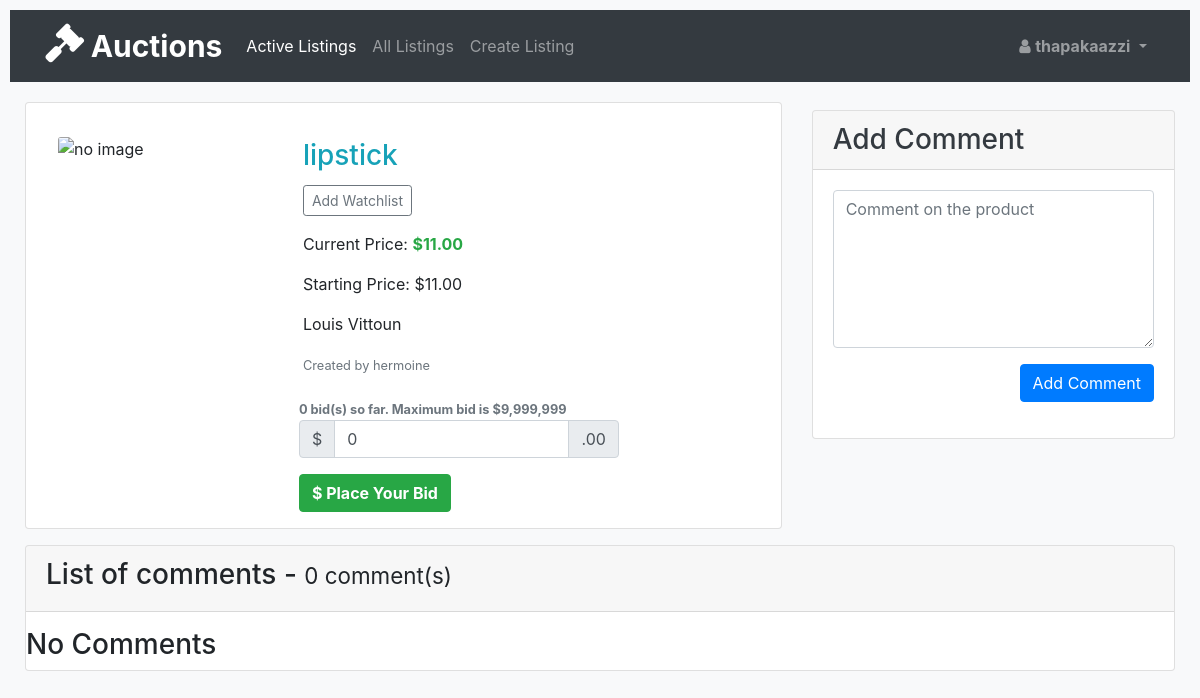
/listing/4 (signed in), run on the app's committed database.
### auctions/models.py (models this page shows, shortened)
class User(AbstractUser):
    pass

class AuctionListing(models.Model):
    owner=models.ForeignKey(User, on_delete=models.CASCADE, related_name="owned_items")
    name = models.CharField(max_length=70)
    description = models.CharField(max_length=900, default="")
    image= models.URLField(max_length=200, null=True, blank=True)
    starting_bid= models.DecimalField(max_digits=6, decimal_places=2)
    catagory = models.CharField(max_length=50, null=True)
    closed = models.BooleanField(default=False)
    def current_price(self):
        return max([bid.offered_value for bid in self.bids.all()]+[self.starting_bid])
    def no_of_bids(self):
        return len(self.bids.all())

### auctions/views.py (the view, shortened to what this page needs)
# urls.py: path('listing/<int:listing_id>', views.listing, name="listing"),
@login_required
def listing(request, listing_id):
    item = AuctionListing.objects.get(pk=listing_id)
    comment = Comment.objects.filter(listing=listing_id).all()
    watchlist = Watchlist.objects.filter(user=request.user, item=item).all()
    return render(request, "auctions/item.html", {
        'item': item,
        'comments': comment,
        'num': len(comment),
        'add_watchlist': False if watchlist else True,
        'bids_number':  item.no_of_bids,
        'close': True if item.owner==request.user else False
        })

### auctions/templates/auctions/item.html (shortened to what this page needs)
{% extends 'auctions/layout.html'%}
{% block body %}
<div class="container-fluid">
    <div class="row">
        <div class="col-lg-8 col-md-12">
            <div class="card p-3 m-3 w-100 mx-auto">
                <div class="row no-gutters">
                    <div class="col-md-4 col-sm-12 p-3">
                        <img src="{% if item.image %} {{ item.image }} {% else %}
                        https://sjkelectrical.com.my/img/default-image.jpg
                        {% endif %}" class="card-img" alt="{% if item.image%} {{ item.name }} {% else %} no image{%endif%}">
                    </div>
                    <div class="col-md-8">
                        <div class="card-body">
                        <h3 class="card-title text-info">{{item.name}}</h3>
                        <div class="btn-group mb-3">
                                    <form method="post" action="{%if add_watchlist %}{% url 'add-watchlist' item.id%} {%else%} {% url 'remove-watchlist' item.id%}{%endif%}">
                                        {% if add_watchlist %}
                                        <button type="submit" class="btn btn-sm btn-outline-secondary mr-3" name="add_watchlist" {%if item.closed%} disabled=""{%endif%}>Add Watchlist
                                        </button>
                                        {%else%}
                                        <button type="submit" class="btn btn-info btn-sm mr-3" name="remove_watchlist" {%if item.closed%} disabled=""{%endif%}>
                                            <i class="fa fa-eye fa-lg" aria-hidden="true"></i>
                                            <span>Remove Watchlist</span>
                                        </button>
                                        {%endif%}
                                    </form>
                        </div>
                            <p class="card-text">Current Price:
                            <span class="text-success ">
                                    <b>${{item.current_price}}</b>
                            </span>
                            </p><p class="card-text">Starting Price: ${{item.starting_bid}}</p>
                        <p class="card-text">{{item.description}}</p>
                        <p class="card-text"><small class="text-muted">Created by {{item.owner.username}}</small></p>
                        </div>
                            <form class="ml-3" method="post" action="" style="width: 20rem;">
                                    <small class="text-muted"><strong>{{bids_number}} bid(s) so far. Maximum bid is $9,999,999</strong></small>
                                    <div class="input-group mb-3">
                                        <div class="input-group-prepend">
                                        <label class="input-group-text" for="inputGroupSelect01">$</label>
                                        </div>
                                        <input type="number" name="bid" value="0" class="form-control" placeholder="Your Bid here." step="1" required="" id="id_bid">
                                        <div class="input-group-append">
                                            <label class="input-group-text" for="inputGroupSelect01">.00</label>
                                        </div>
                                    </div>
                                    <button type="submit" class="btn btn-success" name="bid_button" {%if item.closed%} disabled=""{%endif%}>
                                        <strong>$ Place Your Bid</strong>
                                    </button>
                            </form>
                    </div>
                </div>
            </div>
        </div>
        <div class="col-lg-4 col-md-12 my-4">
<div class="card">
    <div class="card-header">
    <h3 class="text-dark m-0">Add Comment</h3>
    </div>
    <div class="card-body">
        <div class="form-group">
            <form method="post"  autocomplete="off">
                    <div class="input-group mb-3">
                        <textarea name="comment" cols="40" rows="6" class="form-control" placeholder="Comment on the product" maxlength="400" required="" id="id_message"></textarea>
                    </div>
                    <div class="text-right">
                        <button type="submit" class="btn text btn-primary" name="comment_button" {%if item.closed%} disabled=""{%endif%}>Add Comment</button>
                    </div>
            </form>
        </div>
    </div>
</div>
</div>
    </div>
    <div class="row">
        <div class="col">
            <div class="card">
                <div class="card-header mb-3">
                    <h3 id="comments">List of comments - <small>{% if comments %} {{ num }}  {%else%} 0 {% endif %} comment(s)</small> </h3>
                </div>
                {% for comment in comments %}
                    <div class="card-body py-0">
                        <i class="fa fa-user-circle-o float-left pt-1 pr-1" aria-hidden="true"></i>
                        <h5 class="card-title">{{comment.author.username}} says:</h5>
                        <p class="card-text mb-0">{{ comment.content}}</p>
                        <p class="card-text mt-0"><small class="text-muted">Posted on {{comment.date}} </small></p>
                    </div> <hr>
                    {%empty%}
                        <h3>No Comments</h3>
                {%endfor%}
                </div>
            </div>
        </div>
    </div>
{% endblock %}

### auctions/templates/auctions/layout.html (shortened to what this page needs)
{% load static %}
<!DOCTYPE html>
<html lang="en">
    <head>
      <head>
        <link rel="stylesheet" href="https://stackpath.bootstrapcdn.com/bootstrap/4.5.0/css/bootstrap.min.css">
        <link rel="stylesheet" href="https://stackpath.bootstrapcdn.com/font-awesome/4.7.0/css/font-awesome.min.css">
        <link href="/static/auctions/styles.css" rel="stylesheet">
    </head>
        <link href="{% static 'auctions/styles.css' %}" rel="stylesheet">
    </head>
    <body class="bg-light">
        <nav class="mb-1 navbar navbar-expand-lg navbar-dark bg-dark">
            <div class="container">
              <a class="navbar-brand" href="/">
                <i class="fa fa-gavel fa-2x fa-flip-horizontal" aria-hidden="true"></i>
                <strong id="auctions" style="font-size: 30px">Auctions</strong>
              </a>
              <div class="collapse navbar-collapse" id="navbarSupportedContent-333">
                <ul class="navbar-nav ">
                  <li class="nav-item ">
                    <a class="nav-link active" href="/">Active Listings</a><span class="sr-only">(current)</span>
                  </li>
                  <li class="nav-item  ">
                    <a class="nav-link  " href="{% url 'all-listing' %}">All Listings</a>
                  </li>
                {% if user.is_authenticated %}
                    <li class="nav-item  ">
                        <a class="nav-link" href="{% url 'create-listing'%}">Create Listing</a>
                    </li>
                </ul>
                  <ul class="navbar-nav ml-auto nav-flex-icons">
                      <li class="nav-item dropdown">
                        <a class="nav-link dropdown-toggle" id="navbarDropdownMenuLink-333" data-toggle="dropdown" aria-haspopup="true" aria-expanded="false">
                          <i class="fa fa-user" aria-hidden="true"></i>
                          <strong>{{user.username}}</strong>
                        </a>
                      </li>
                  </ul>
                </div>
               {% endif %}
              </div>
          </nav>
        {% block body %}
        {% endblock %}
    </body>
</html>

### auctions/static/auctions/styles.css (style rules this page uses)
body { padding: 10px; }

### data on the page
User: username "thapakaazzi"
AuctionListing: name "lipstick", current_price "11.00", starting_bid "11.00", description "Louis Vittoun", owner.username "hermoine", id "0"
